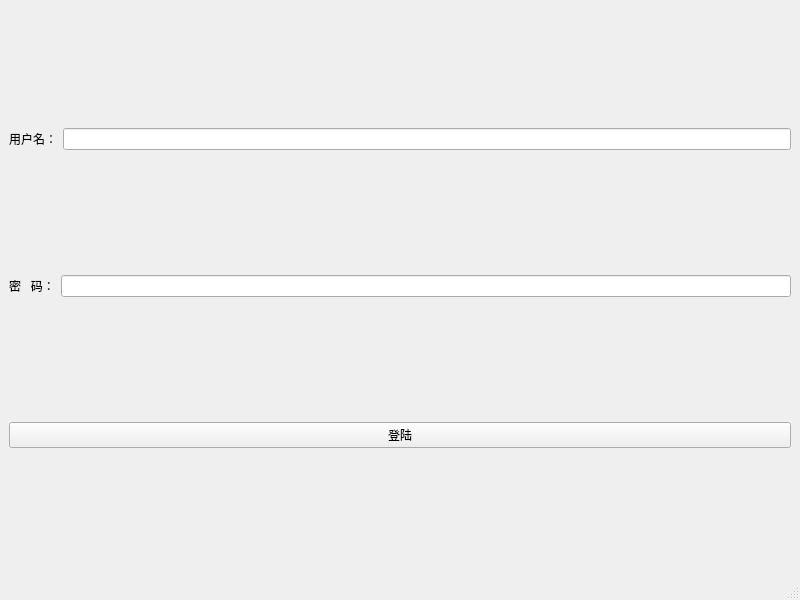
<?xml version="1.0" encoding="UTF-8"?>
<ui version="4.0">
 <class>MainWindow</class>
 <widget class="QMainWindow" name="MainWindow">
  <property name="geometry">
   <rect>
    <x>0</x>
    <y>0</y>
    <width>800</width>
    <height>600</height>
   </rect>
  </property>
  <property name="windowTitle">
   <string>MainWindow</string>
  </property>
  <widget class="QWidget" name="centralwidget">
   <layout class="QVBoxLayout" name="verticalLayout">
    <item>
     <layout class="QHBoxLayout" name="horizontalLayout">
      <item>
       <widget class="QLabel" name="label">
        <property name="text">
         <string>用户名：</string>
        </property>
       </widget>
      </item>
      <item>
       <widget class="QLineEdit" name="lineEdit"/>
      </item>
     </layout>
    </item>
    <item>
     <layout class="QHBoxLayout" name="horizontalLayout_2">
      <item>
       <widget class="QLabel" name="label_2">
        <property name="text">
         <string>密   码：</string>
        </property>
       </widget>
      </item>
      <item>
       <widget class="QLineEdit" name="lineEdit_2"/>
      </item>
     </layout>
    </item>
    <item>
     <widget class="QPushButton" name="pushButton">
      <property name="text">
       <string>登陆</string>
      </property>
     </widget>
    </item>
   </layout>
  </widget>
  <widget class="QMenuBar" name="menubar">
   <property name="geometry">
    <rect>
     <x>0</x>
     <y>0</y>
     <width>800</width>
     <height>21</height>
    </rect>
   </property>
  </widget>
  <widget class="QStatusBar" name="statusbar"/>
 </widget>
 <resources/>
 <connections/>
</ui>
